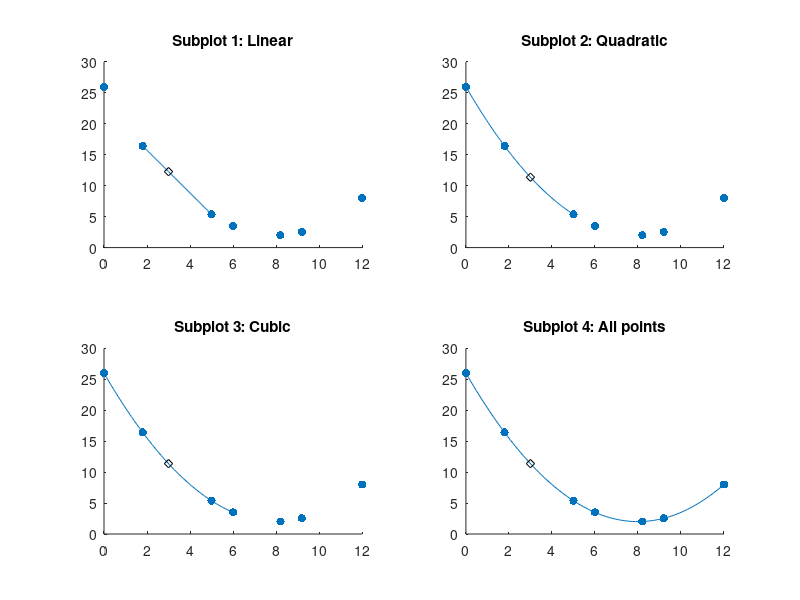

The MATLAB source for this figure:
% 1 4 5 7 8 -Done- -> 2/3
%{
Find an interpolating polynomial using matrices to 
determine y at x = 3. Try linear,quadratic, and cubic 
polynomials between appropriate data points first, 
then try apolynomial that interpolates the entire 
data set. Make one plot with the data alongwith the 
4 interpolating polynomials, then another plot with 
degree of interpolatingpolynomial on the horizontal axis 
and the estimated value of y at x = 3 on thevertical axis.
%}
x = [0 1.8 5 6 8.2 9.2 12];
y = [26 16.415 5.375 3.5 2.015 2.54 8];
clf;

%Linear : 2 unknowns : p1x + p2
Alinear = x(2:3)';
xx = linspace(min(Alinear), max(Alinear));
Alinear = [Alinear'; 1 1]';
Blinear = y(2:3)';
plinear = Alinear\Blinear;
y_ans_linear = polyval(plinear, 3);
subplot(2,2,1);
hold on;
scatter(x, y, 'filled');
plot(xx, polyval(plinear, xx));
plot(3, y_ans_linear, 'dk');
title('Subplot 1: Linear')

%Quadratic : 3 unknowns : p1x^2 + p2x + p3
Aquad = x(1:3)';
xx = linspace (min(Aquad), max(Aquad));
Aquad = [(Aquad.^2)';Aquad'; 1 1 1]';
%or Aquad = [Aquad.^2 Aquad ones(3,1)]
Bquad = y(1:3)';
pquad = Aquad\Bquad;
y_ans_quad = polyval(pquad, 3);
subplot(2,2,2);
hold on;
scatter(x, y, 'filled');
plot(xx, polyval(pquad, xx));
plot(3, y_ans_quad, 'dk');
title('Subplot 2: Quadratic')

%Cubic : 4 unknowns : p1x^3 + p2x^2 + p3x + p4
Acub = x(1:4)';
xx = linspace (min(Acub), max(Acub));
Acub = [Acub.^3 Acub.^2 Acub ones(4,1)];
Bcub = y(1:4)';
pcub = Acub\Bcub;
y_ans_cub = polyval(pcub, 3);
subplot(2,2,3);
hold on;
scatter(x, y, 'filled');
plot(xx, polyval(pcub, xx));
plot(3, y_ans_cub, 'dk');
title('Subplot 3: Cubic')

%All dataset : degree of 6 (n-1)_ :  
Aall = x(1:end)';
xx = linspace(min(Aall), max(Aall));
xsize = max(size(x));
Aall = [Aall.^(xsize-1) Aall.^(xsize-2) Aall.^(xsize-3) Aall.^(xsize-4) Aall.^(xsize-5) Aall ones(7,1)];
Ball = y(1:end)';
pall = Aall\Ball;
y_ans_all = polyval(pall, 3);
subplot(2,2,4);
hold on;
scatter(x, y, 'filled');
plot(xx, polyval(pall, xx));
plot(3, y_ans_all, 'dk');
title('Subplot 4: All points')